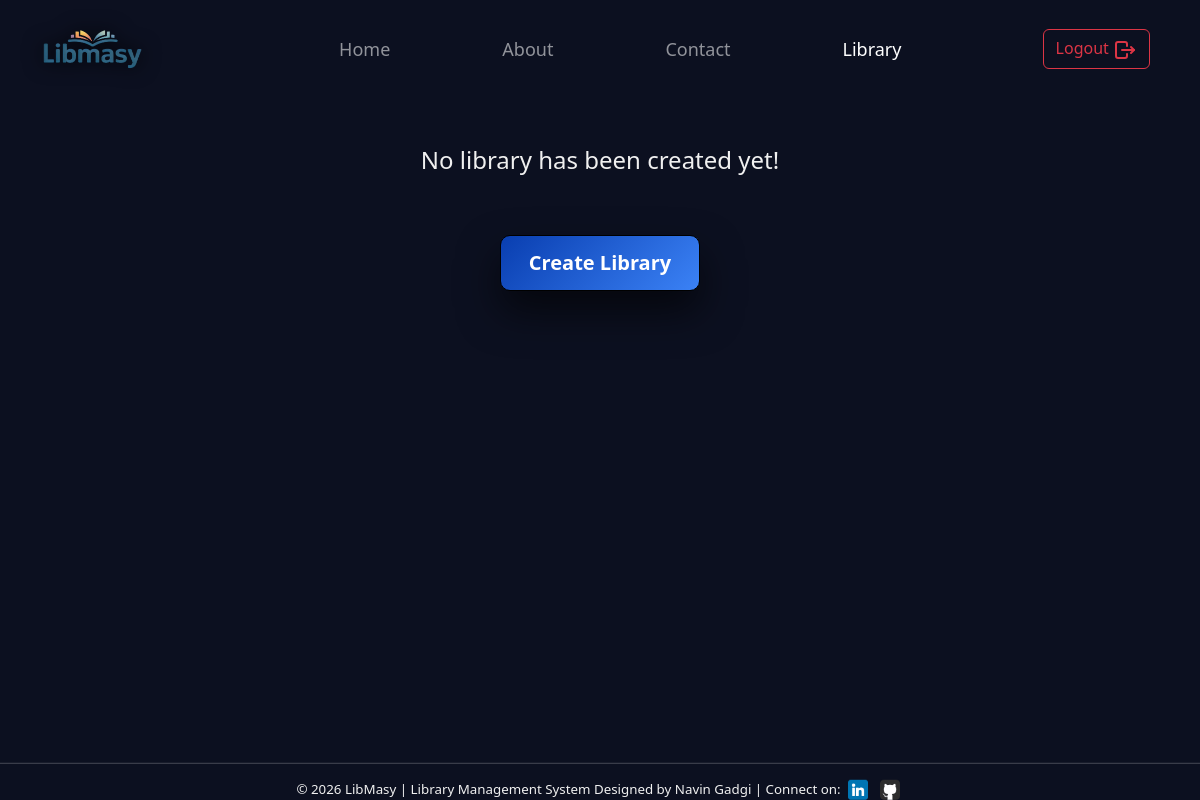
The page /library/ (signed in) on the database as committed earlier.
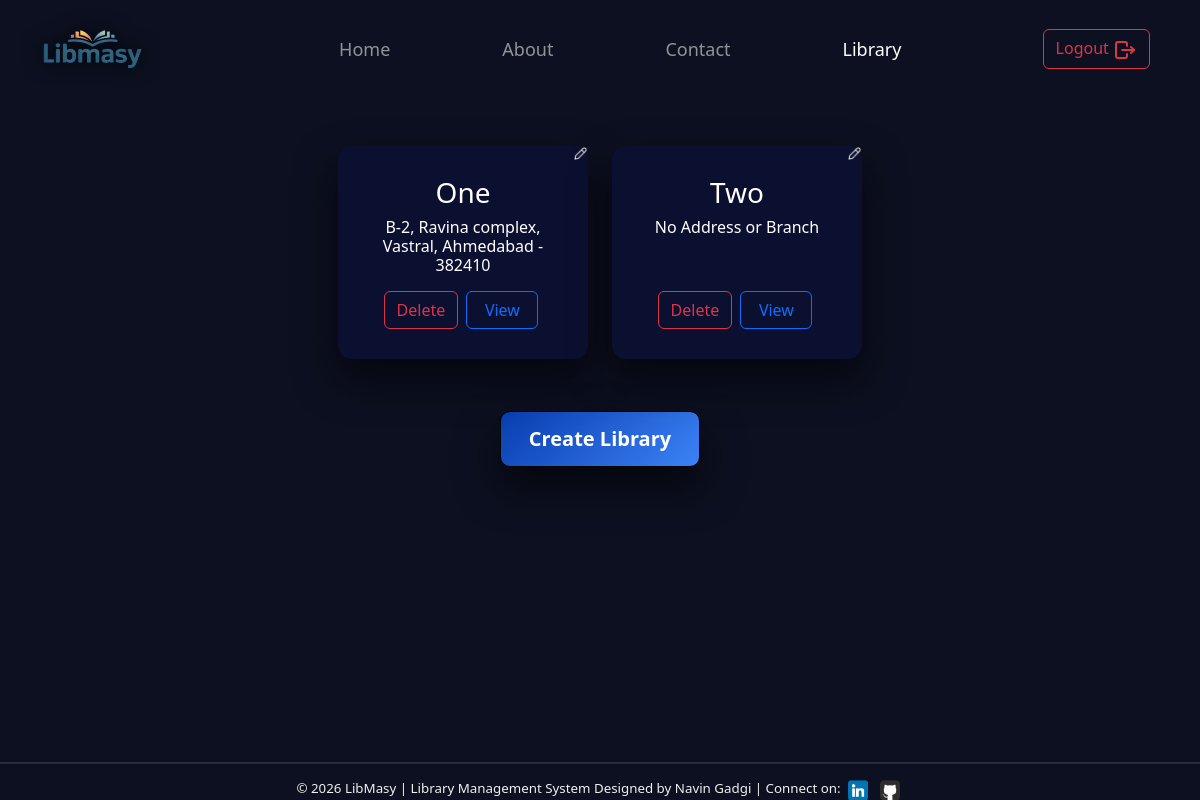
The same page on the database as committed later.
### newapp/models.py (models this page shows, shortened)
class Library(models.Model):
    user = models.ForeignKey(User, on_delete=models.CASCADE)
    library_name = models.CharField(max_length=20)
    lib_address = models.TextField(max_length=200, null=True, blank=True)
    created_at = models.DateTimeField(auto_now_add=True)
    updated_at = models.DateField(auto_now=True)

### newapp/views.py (the view)
# urls.py: path('library/', include('newapp.urls')),
@login_required
def library(request):
    lib = Library.objects.filter(user=request.user).order_by('-created_at').reverse
    return render(request, 'library.html', {'lib':lib})

### newapp/templates/library.html (shortened to what this page needs)
{% extends "layout2.html" %}
{% load static %}
{% block contant %}
<div class="container row lib-div gap-4 my=auto pb-5 pt-5">
    {% for l in lib %}
                <div class="lib2 d-flex flex-column position-relative">
                    <a href="{% url 'rename_library' l.id %}"> <img class="end-0 top-0 position-absolute" src="{% static 'images/edit.png' %}" alt="edit icon" height="15px" width="15px"></a>
                    <h3>{{ l.library_name }}</h3>
                    {% if l.lib_address %}
                    <h6 class="pb-2 fw-normal">{{ l.lib_address }}</h6>
                    {% else %}
                    <h6 class="pb-2 fw-normal">No Address or Branch</h6>
                    {% endif %}
                    <div class="mt-auto">
                        <a href="{% url 'lib_del' l.id %}" class="btn btn-outline-danger">Delete</a>
                        <a href="{% url 'open' l.id%}" class="btn btn-outline-primary mx-1 wid">View</a>
                    </div>
                </div>
    {% empty %}
    <h4>No library has been created yet!</h4>
    {% endfor %}
</div>
<div class="text-center">
    <a href="{% url 'lib_create' %}" class="homebut btn my-1" type="submit">Create Library</a>
</div>
{% endblock %}

### templates/layout2.html (shortened to what this page needs)
{% load static %}
<!DOCTYPE html>
<html lang="en">
<head>
    <link rel="stylesheet" href="{% static 'css/bootstrap/css/bootstrap.min.css' %}">
    <link rel="stylesheet" href="{% static 'css/style.css' %}">
</head>
<body class="min-vh-100">
    {% block navbar %}
    <nav class="navbar navbar-expand-lg" data-bs-theme="dark" id="nav">
        <div class="container my-3">
            <a class="navbar-brand" href="{% url 'home' %}">
                <img src="{% static 'images/back3.PNG' %}" class="logo" alt="logo" height="40" width="100">
            </a>
            <div class="collapse navbar-collapse" id="navbarSupportedContent">
                <ul class="navbar-nav mb-lg-0 mb-2 mx-auto">
                    <li class="nav-item mx-4">
                        <a class="nav-link ms-5" aria-current="page" href="{% url 'home' %}">
                            Home
                        </a>
                    </li>
                    <li class="nav-item mx-4">
                        <a class="nav-link ms-5" href="{% url 'about' %}">About</a>
                    </li>
                    <li class="nav-item mx-4">
                        <a class="nav-link ms-5" href="{% url 'contact' %}">Contact</a>
                    </li>
                    {% if user.is_authenticated %}
                    <li class="nav-item mx-4">
                        <a class="nav-link ms-5 active" href="{% url 'library' %}">Library</a>
                    </li>
                    {% else %}
                    <li class="nav-item mx-4">
                        <a class="nav-link ms-5 active" href="{% url 'login' %}">Library</a>
                    </li>
                    {% endif %}
                </ul>
                {% if user.is_authenticated %}
                <form method="post" class="mx-2" action="{% url 'logged_out' %}">
                    <button class="btn btn-outline-danger">Logout
                    </button>
                </form>
                {% endif %}
            </div>
        </div>
    </nav>
    {% endblock %}
    {% block contant %}
    {% endblock %}
    {% block footer %}
    <footer class="position-sticky top-100">
        <hr>
        <p class="text-center foot">
            © 2026 LibMasy | Library Management System Designed by Navin Gadgi | Connect on:
            <a href="https://www.linkedin.com/in/navin-gadgi/"><img class="mx-1" src="{% static 'images/linkedin.png' %}" alt="linkedIn" width="20px" height="20px"></a>
            <a href="https://github.com/Navin-Gadgi"><img class="mx-1" src="{% static 'images/github-sign.png' %}" alt="linkedIn" width="20px" height="20px"></a>
        </p>
    </footer>
    {% endblock %}
</body>
</html>

### static/css/style.css (style rules this page uses)
body { background-color: #0c1020; color: #f0f0f0; }
.nav-item { font-size: 18px; }
.logo { filter: drop-shadow(0 0 10px black); }
.foot { font-size: smaller; }
.homebut { width: 200px; padding: 12px 0; border-radius: 10px; font-size: 20px; font-weight: 600; background: linear-gradient(135deg, #093eb0, #3b82f6); color: #fff; border-color: #000; border-width: 1px; box-shadow: 0 20px 40px rgba(0, 0, 0, 0.6); }
.lib-div { border: 1px; justify-content: center; text-align: center; padding: 1rem; border-radius: 12px; margin-left: auto; margin-right: auto; }
.lib2 { background-color: #0c1030; box-shadow: 0 20px 40px rgba(0, 0, 0, 0.6); border-radius: 14px; color: #fff; padding: 30px; width: 250px; }
.wid { width: 72px; }

Rows that differ between the two databases and show on the page:
added Library: library_name "One", lib_address "B-2, Ravina complex, Vastral, Ahmedabad - 382410"
added Library: library_name "Two", lib_address "No Address or Branch"
Other text that changed with them:
text no longer shown: "No library has been created yet!"
